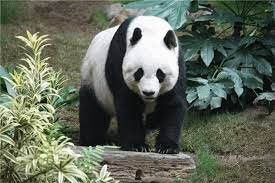
#> input picture GoruntuIslemeDersi/Uygulama2/picture1.jpg, 275 x 183 px
$ jupyter execute KontrastGerme.ipynb
#> lines starting #> are read from the running program, lines starting #| are printed output that depends on the picture
[cell 1]
#Kontrast germe
import cv2
import numpy as np
import matplotlib.pyplot as plt

# Görüntüyü yükle ve gri tona çevirir
resim = cv2.imread('picture1.jpg', 0)
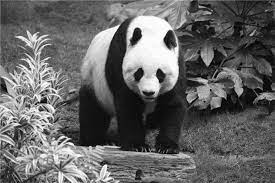
#> resim: shape (183, 275); min 0, max 255, mean 100.7

# Kontrast germe için alt ve üst eşik değerleri
r1, s1 = 70, 0   # Alt sınır (düşük parlaklık)
r2, s2 = 180, 255  # Üst sınır (yüksek parlaklık)

# Kontrast germe fonksiyonu
def kontrast_germe(pixel):
    if pixel < r1:
        return s1
    elif pixel > r2:
        return s2
    else:
        # Lineer bir dönüşüm uygulama
        return ((pixel - r1) * (s2 - s1) / (r2 - r1)) + s1

# Kontrast germe işlemi
vektorize_kontrast_germe = np.vectorize(kontrast_germe)
kontrastli_resim = vektorize_kontrast_germe(resim).astype(np.uint8)
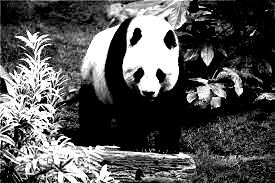
#> kontrastli_resim: shape (183, 275); min 0, max 255, mean 85.2

# Orijinal ve kontrast gerilmiş görüntüyü göster
plt.figure(figsize=(10,5))
plt.subplot(1, 2, 1)
plt.title("Orijinal Görüntü")
plt.imshow(resim, cmap='gray')
plt.axis('off')

plt.subplot(1, 2, 2)
plt.title("Kontrast Gerilmiş Görüntü")
plt.imshow(kontrastli_resim, cmap='gray')
plt.axis('off')
plt.show()
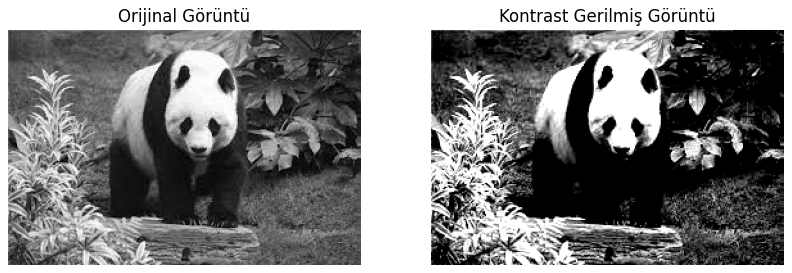
#> figure drawn by matplotlib, 2 panels

$ run again, with GoruntuIslemeDersi/Uygulama2/picture2.jpg copied over GoruntuIslemeDersi/Uygulama2/picture1.jpg
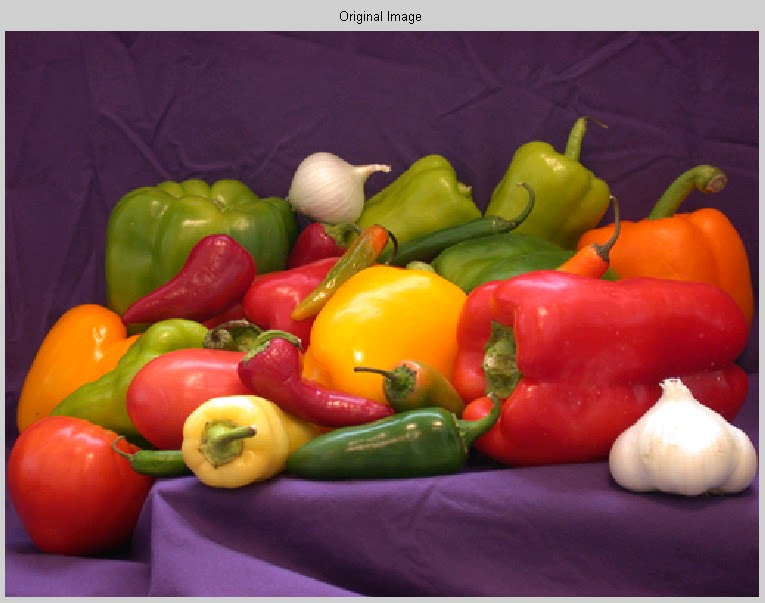
#> input picture GoruntuIslemeDersi/Uygulama2/picture2.jpg, 765 x 603 px
#> `kontrastli_resim = vektorize_kontrast_germe(resim).astype(np.uint8)`:
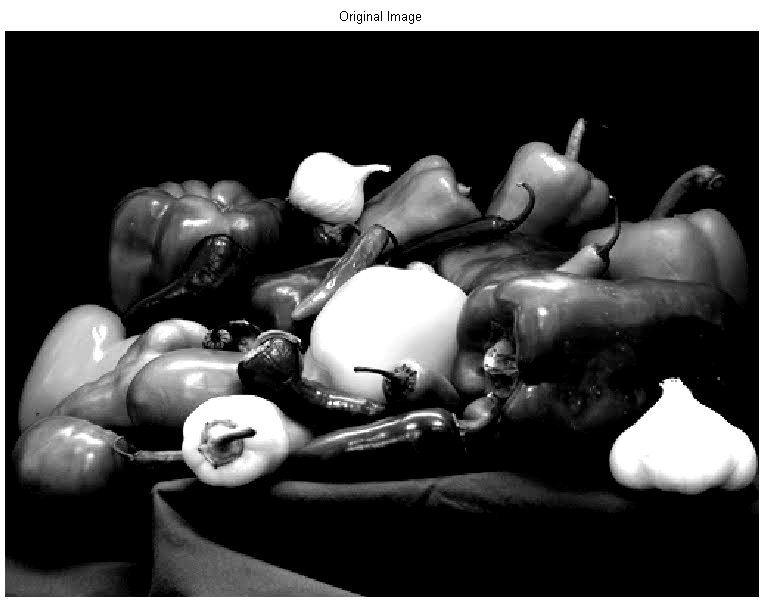
#> kontrastli_resim: shape (603, 765); min 0, max 255, mean 64.9
#> `plt.show()`:
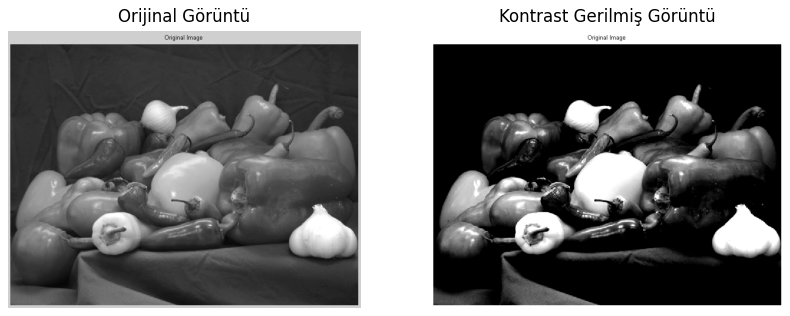
#> figure drawn by matplotlib, 2 panels
